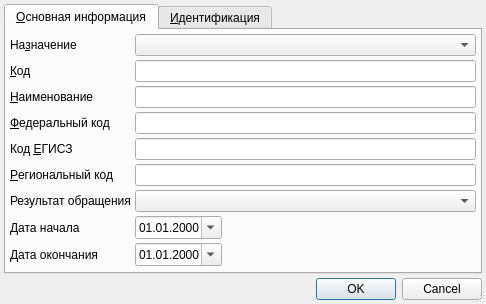
<?xml version="1.0" encoding="UTF-8"?>
<ui version="4.0">
 <class>ItemEditorDialog</class>
 <widget class="QDialog" name="ItemEditorDialog">
  <property name="geometry">
   <rect>
    <x>0</x>
    <y>0</y>
    <width>486</width>
    <height>286</height>
   </rect>
  </property>
  <property name="windowTitle">
   <string>ChangeMe!</string>
  </property>
  <property name="sizeGripEnabled">
   <bool>true</bool>
  </property>
  <layout class="QGridLayout" name="gridLayout_3">
   <property name="margin">
    <number>4</number>
   </property>
   <property name="spacing">
    <number>4</number>
   </property>
   <item row="0" column="0">
    <widget class="QTabWidget" name="tabWidget">
     <property name="currentIndex">
      <number>0</number>
     </property>
     <widget class="QWidget" name="tabMain">
      <attribute name="title">
       <string>&amp;Основная информация</string>
      </attribute>
      <layout class="QGridLayout" name="gridLayout">
       <property name="margin">
        <number>4</number>
       </property>
       <property name="spacing">
        <number>4</number>
       </property>
       <item row="0" column="0">
        <widget class="QLabel" name="label">
         <property name="sizePolicy">
          <sizepolicy hsizetype="Maximum" vsizetype="Preferred">
           <horstretch>0</horstretch>
           <verstretch>0</verstretch>
          </sizepolicy>
         </property>
         <property name="text">
          <string>На&amp;значение</string>
         </property>
         <property name="buddy">
          <cstring>cmbEventPurpose</cstring>
         </property>
        </widget>
       </item>
       <item row="0" column="1" colspan="2">
        <widget class="CRBComboBox" name="cmbEventPurpose"/>
       </item>
       <item row="1" column="0">
        <widget class="QLabel" name="lblCode">
         <property name="sizePolicy">
          <sizepolicy hsizetype="Maximum" vsizetype="Preferred">
           <horstretch>0</horstretch>
           <verstretch>0</verstretch>
          </sizepolicy>
         </property>
         <property name="text">
          <string>&amp;Код</string>
         </property>
         <property name="buddy">
          <cstring>edtCode</cstring>
         </property>
        </widget>
       </item>
       <item row="1" column="1" colspan="2">
        <widget class="QLineEdit" name="edtCode">
         <property name="maxLength">
          <number>8</number>
         </property>
        </widget>
       </item>
       <item row="2" column="0">
        <widget class="QLabel" name="lblName">
         <property name="sizePolicy">
          <sizepolicy hsizetype="Maximum" vsizetype="Preferred">
           <horstretch>0</horstretch>
           <verstretch>0</verstretch>
          </sizepolicy>
         </property>
         <property name="text">
          <string>&amp;Наименование</string>
         </property>
         <property name="buddy">
          <cstring>edtName</cstring>
         </property>
        </widget>
       </item>
       <item row="2" column="1" colspan="2">
        <widget class="QLineEdit" name="edtName"/>
       </item>
       <item row="3" column="0">
        <widget class="QLabel" name="lblFederalCode">
         <property name="enabled">
          <bool>true</bool>
         </property>
         <property name="sizePolicy">
          <sizepolicy hsizetype="Maximum" vsizetype="Preferred">
           <horstretch>0</horstretch>
           <verstretch>0</verstretch>
          </sizepolicy>
         </property>
         <property name="text">
          <string>&amp;Федеральный код</string>
         </property>
         <property name="buddy">
          <cstring>edtFederalCode</cstring>
         </property>
        </widget>
       </item>
       <item row="3" column="1" colspan="2">
        <widget class="QLineEdit" name="edtFederalCode">
         <property name="enabled">
          <bool>true</bool>
         </property>
        </widget>
       </item>
       <item row="4" column="0">
        <widget class="QLabel" name="lblUsishCode">
         <property name="enabled">
          <bool>true</bool>
         </property>
         <property name="sizePolicy">
          <sizepolicy hsizetype="Maximum" vsizetype="Preferred">
           <horstretch>0</horstretch>
           <verstretch>0</verstretch>
          </sizepolicy>
         </property>
         <property name="text">
          <string>Код &amp;ЕГИСЗ</string>
         </property>
         <property name="buddy">
          <cstring>edtUsishCode</cstring>
         </property>
        </widget>
       </item>
       <item row="4" column="1" colspan="2">
        <widget class="QLineEdit" name="edtUsishCode">
         <property name="enabled">
          <bool>true</bool>
         </property>
        </widget>
       </item>
       <item row="5" column="0">
        <widget class="QLabel" name="lblRegionalCode">
         <property name="enabled">
          <bool>true</bool>
         </property>
         <property name="sizePolicy">
          <sizepolicy hsizetype="Maximum" vsizetype="Preferred">
           <horstretch>0</horstretch>
           <verstretch>0</verstretch>
          </sizepolicy>
         </property>
         <property name="text">
          <string>&amp;Региональный код</string>
         </property>
         <property name="buddy">
          <cstring>edtRegionalCode</cstring>
         </property>
        </widget>
       </item>
       <item row="5" column="1" colspan="2">
        <widget class="QLineEdit" name="edtRegionalCode">
         <property name="enabled">
          <bool>true</bool>
         </property>
         <property name="maxLength">
          <number>8</number>
         </property>
        </widget>
       </item>
       <item row="6" column="0">
        <widget class="QLabel" name="lblRBResult">
         <property name="sizePolicy">
          <sizepolicy hsizetype="Maximum" vsizetype="Preferred">
           <horstretch>0</horstretch>
           <verstretch>0</verstretch>
          </sizepolicy>
         </property>
         <property name="text">
          <string>Результат обращения</string>
         </property>
         <property name="buddy">
          <cstring>cmbResult</cstring>
         </property>
        </widget>
       </item>
       <item row="6" column="1" colspan="2">
        <widget class="CRBComboBox" name="cmbResult"/>
       </item>
       <item row="7" column="0">
        <widget class="QLabel" name="lblBegDate">
         <property name="text">
          <string>Дата начала</string>
         </property>
        </widget>
       </item>
       <item row="7" column="1">
        <widget class="CDateEdit" name="edtBegDate">
         <property name="displayFormat">
          <string>dd.MM.yyyy</string>
         </property>
         <property name="calendarPopup">
          <bool>true</bool>
         </property>
        </widget>
       </item>
       <item row="8" column="0">
        <widget class="QLabel" name="lblEndDate">
         <property name="text">
          <string>Дата окончания</string>
         </property>
        </widget>
       </item>
       <item row="8" column="1">
        <widget class="CDateEdit" name="edtEndDate">
         <property name="displayFormat">
          <string>dd.MM.yyyy</string>
         </property>
         <property name="calendarPopup">
          <bool>true</bool>
         </property>
        </widget>
       </item>
       <item row="9" column="0">
        <spacer>
         <property name="orientation">
          <enum>Qt::Vertical</enum>
         </property>
         <property name="sizeHint" stdset="0">
          <size>
           <width>103</width>
           <height>0</height>
          </size>
         </property>
        </spacer>
       </item>
       <item row="7" column="2">
        <spacer name="horizontalSpacer">
         <property name="orientation">
          <enum>Qt::Horizontal</enum>
         </property>
         <property name="sizeHint" stdset="0">
          <size>
           <width>40</width>
           <height>20</height>
          </size>
         </property>
        </spacer>
       </item>
      </layout>
     </widget>
     <widget class="QWidget" name="tabIdentification">
      <attribute name="title">
       <string>&amp;Идентификация</string>
      </attribute>
      <layout class="QGridLayout" name="gridLayout_2">
       <property name="margin">
        <number>4</number>
       </property>
       <property name="spacing">
        <number>4</number>
       </property>
       <item row="0" column="0">
        <widget class="CInDocTableView" name="tblIdentification"/>
       </item>
      </layout>
     </widget>
    </widget>
   </item>
   <item row="1" column="0">
    <widget class="QDialogButtonBox" name="buttonBox">
     <property name="standardButtons">
      <set>QDialogButtonBox::Cancel|QDialogButtonBox::Ok</set>
     </property>
    </widget>
   </item>
  </layout>
 </widget>
 <customwidgets>
  <customwidget>
   <class>CInDocTableView</class>
   <extends>QTableView</extends>
   <header>library/InDocTable.h</header>
  </customwidget>
  <customwidget>
   <class>CRBComboBox</class>
   <extends>QComboBox</extends>
   <header>library/crbcombobox.h</header>
  </customwidget>
  <customwidget>
   <class>CDateEdit</class>
   <extends>QDateEdit</extends>
   <header>library/DateEdit.h</header>
  </customwidget>
 </customwidgets>
 <tabstops>
  <tabstop>tabWidget</tabstop>
  <tabstop>cmbEventPurpose</tabstop>
  <tabstop>edtCode</tabstop>
  <tabstop>edtName</tabstop>
  <tabstop>edtFederalCode</tabstop>
  <tabstop>edtUsishCode</tabstop>
  <tabstop>edtRegionalCode</tabstop>
  <tabstop>cmbResult</tabstop>
  <tabstop>edtBegDate</tabstop>
  <tabstop>edtEndDate</tabstop>
  <tabstop>tblIdentification</tabstop>
  <tabstop>buttonBox</tabstop>
 </tabstops>
 <resources/>
 <connections>
  <connection>
   <sender>buttonBox</sender>
   <signal>accepted()</signal>
   <receiver>ItemEditorDialog</receiver>
   <slot>accept()</slot>
   <hints>
    <hint type="sourcelabel">
     <x>159</x>
     <y>206</y>
    </hint>
    <hint type="destinationlabel">
     <x>159</x>
     <y>111</y>
    </hint>
   </hints>
  </connection>
  <connection>
   <sender>buttonBox</sender>
   <signal>rejected()</signal>
   <receiver>ItemEditorDialog</receiver>
   <slot>reject()</slot>
   <hints>
    <hint type="sourcelabel">
     <x>159</x>
     <y>206</y>
    </hint>
    <hint type="destinationlabel">
     <x>159</x>
     <y>111</y>
    </hint>
   </hints>
  </connection>
 </connections>
</ui>
